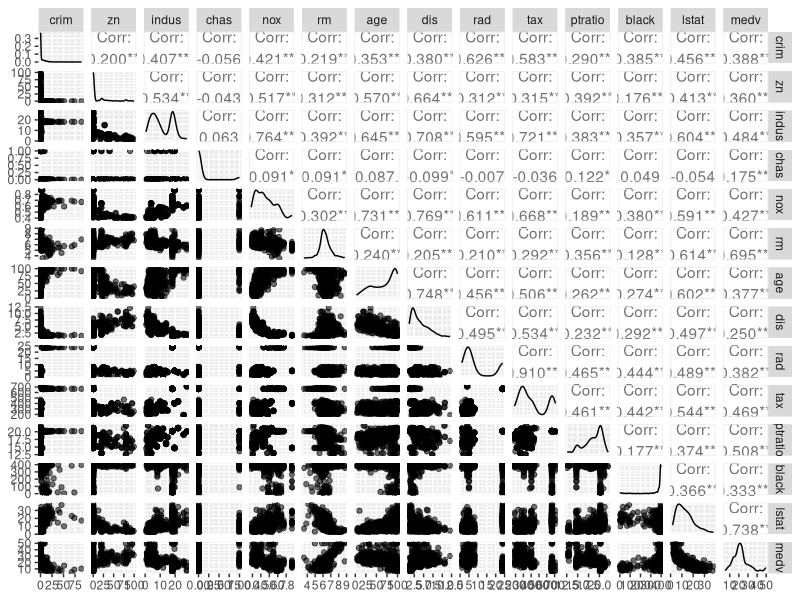
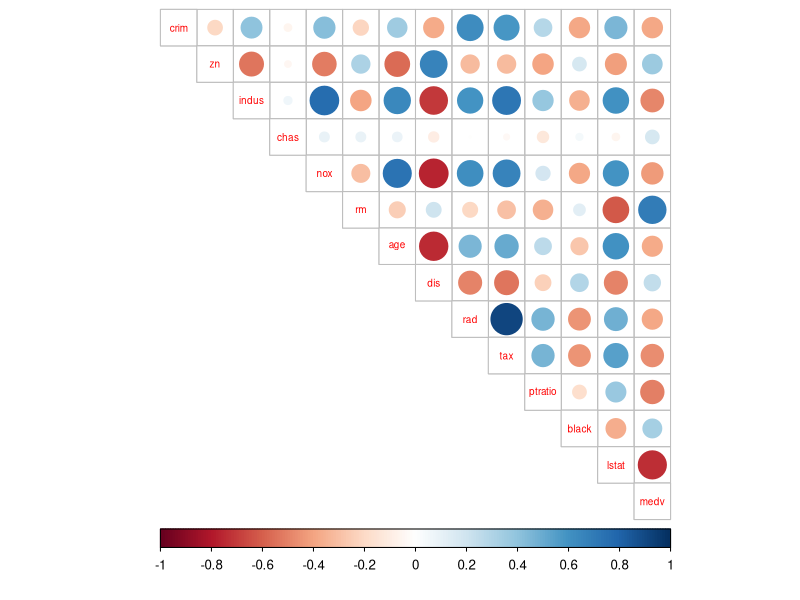
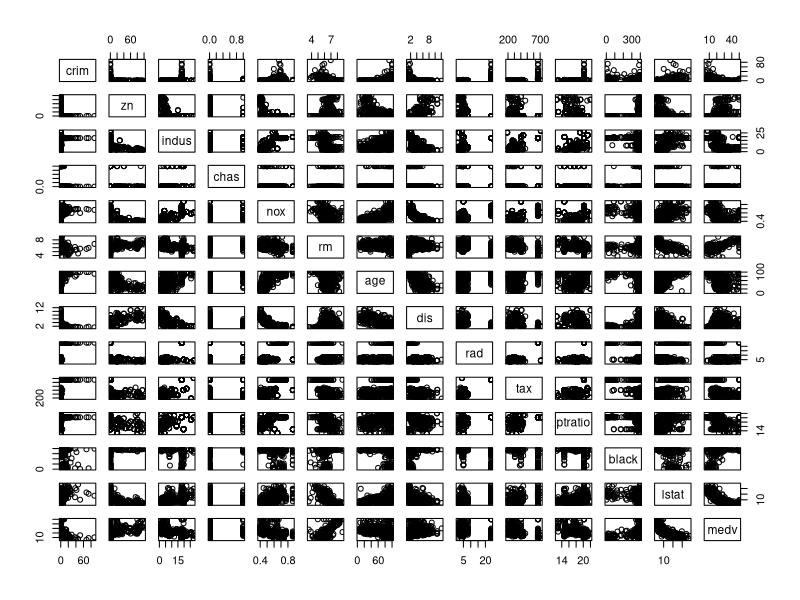
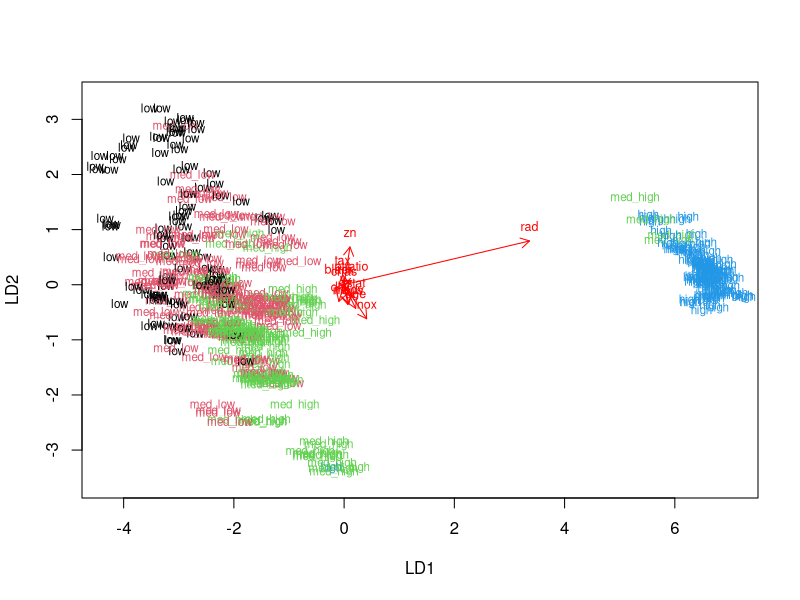
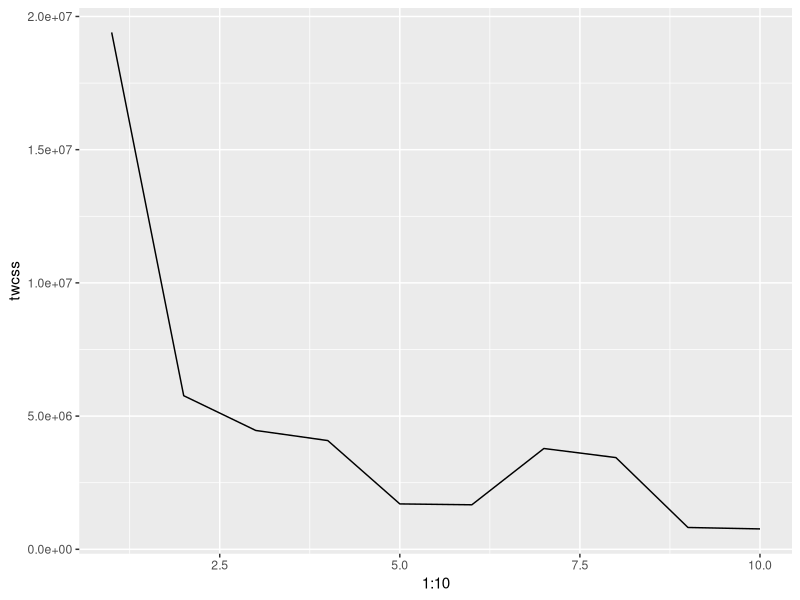
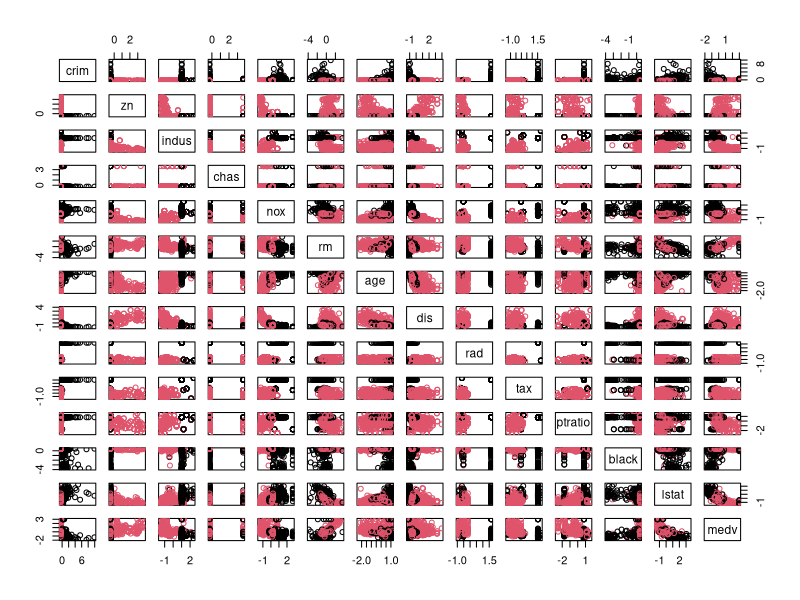

The R script that drew these images, in order:
## ---- chunk 1
library(MASS)
library(tidyverse)
library(ggplot2)
library(GGally)
library(corrplot)
data("Boston")

dim(Boston)
str(Boston)
summary(Boston)
## ---- chunk 2
# overview of variables´ distributions
ggpairs(Boston, 
        mapping = aes(alpha = 0.6), 
        lower = list(combo = wrap("facethist", bins = 30)))
## ---- chunk 3
# I will make a correlation matrix to look more closely into relationships between variables
cor_matrix<-cor(Boston) 
cor_matrix %>%
  round(digits = 2)
corrplot(cor_matrix, method="circle", type = "upper", cl.pos = "b", tl.pos = "d", tl.cex = 0.6)
pairs(Boston)
## ---- chunk 4
# scaling and turning into dataframe
scaled_boston <- scale(Boston)
summary(scaled_boston)
scaled_boston <- as.data.frame(scaled_boston)
## ---- chunk 5
# create a quantile vector of crim, create a categorical variable 'crime', remove original from dataset
bins <- quantile(scaled_boston$crim)
crime <- cut(scaled_boston$crim, breaks = bins, include.lowest = TRUE, labels = c("low", "med_low", "med_high", "high"))
scaled_boston <- dplyr::select(scaled_boston, -crim)
scaled_boston <- data.frame(scaled_boston, crime)

#take sample, create test & train sets
ind <- sample(nrow(scaled_boston),  size = nrow(scaled_boston) * 0.8)
train <- scaled_boston[ind,]
test <- scaled_boston[-ind,]
## ---- chunk 6
# linear discriminant analysis
lda.fit <- lda(crime ~ ., data = train)
# the function for lda biplot arrows
lda.arrows <- function(x, myscale = 1, arrow_heads = 0.1, color = "red", tex = 0.75, choices = c(1,2)){
  heads <- coef(x)
  arrows(x0 = 0, y0 = 0, 
         x1 = myscale * heads[,choices[1]], 
         y1 = myscale * heads[,choices[2]], col=color, length = arrow_heads)
  text(myscale * heads[,choices], labels = row.names(heads), 
       cex = tex, col=color, pos=3)
}

classes <- as.numeric(train$crime)
plot(lda.fit, dimen = 2, col = classes, pch = classes)
lda.arrows(lda.fit, myscale = 1)

## ---- chunk 7
#remove crime from test
correct_classes <- test$crime
test <- dplyr::select(test, -crime)

#predict and cross tabulate the results
lda.pred <- predict(lda.fit, newdata = test)
table(correct = correct_classes, predicted = lda.pred$class)
## ---- chunk 8
#loading Boston and scaling it again
data("Boston")
scaled_boston <- scale(Boston)
scaled_boston <- as.data.frame(scaled_boston)
#calculating the distances
distb <- dist(scaled_boston)
#figuring out the optimal number of clusters
twcss <- sapply(1:10, function(k){kmeans(Boston, k)$tot.withinss})
# visualize the results
qplot(x = 1:10, y = twcss, geom = 'line')
## ---- chunk 9
km <-kmeans(scaled_boston, centers = 2)
pairs(scaled_boston, col = km$cluster)
